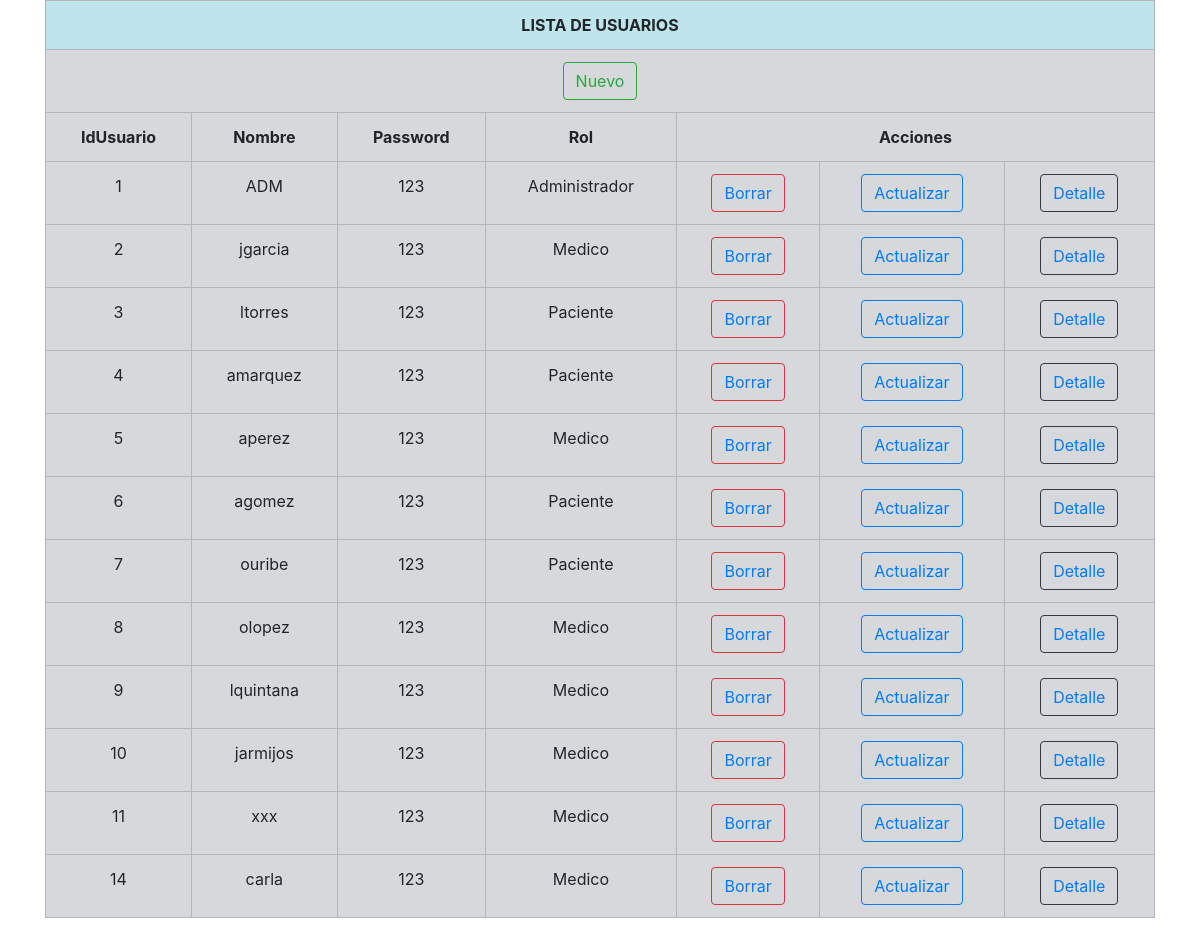
The app's page /Clases/Usuarios/usuarios.php with its own data.
### tables this page shows
CREATE TABLE IF NOT EXISTS `usuarios` (
  `IdUsuario` int NOT NULL AUTO_INCREMENT,
  `Nombre` varchar(50) NOT NULL,
  `Password` varchar(64) NOT NULL,
  `Rol` int NOT NULL,
  `Foto` varchar(20) NOT NULL,
  PRIMARY KEY (`IdUsuario`),
  KEY `fk_rol_idx` (`Rol`)
);

CREATE TABLE IF NOT EXISTS `roles` (
  `IdRol` int NOT NULL,
  `Nombre` varchar(50) NOT NULL,
  `Accion` varchar(20) DEFAULT NULL,
  PRIMARY KEY (`IdRol`)
);

### Clases/Usuarios/class.Usuarios.php (the view, shortened to what this page needs)
<?php
class usuario{
    private $con;
    function __construct($cn)
    {
        $this->con = $cn;
    }
	public function get_list(){
		$d_new = "new/0";
		$d_new_final = base64_encode($d_new);
		$html = '
		<div class="container mt-10">
    	<div class="">
		<table class="table table-hover table-bordered text-center align-middle table-secondary" >
			<tr>
				<th colspan="8" class="text-center align-middle table-info">LISTA DE USUARIOS</th>
			</tr>
			<tr>
			<th colspan="8" class="text-center align-middle" ><a class="btn btn-outline-success" href="usuarios.php?d=' . $d_new_final . '">Nuevo</a></th>
			</tr>
			<tr>
                <th class="text-center">IdUsuario</th>
                <th class="text-center">Nombre</th>
                <th class="text-center">Password</th>
                <th class="text-center">Rol</th>
				<th colspan="3">Acciones</th>
			</tr>
			</div>
			</div>';
			$sql = "SELECT usuarios.IdUsuario, usuarios.Nombre, usuarios.Password, roles.Nombre AS NombreRol
                FROM usuarios
                INNER JOIN roles ON usuarios.Rol = roles.IdRol";
		$res = $this->con->query($sql);
		while($row = $res->fetch_assoc()){
			$d_del = "del/" . $row['IdUsuario'];
			$d_del_final = base64_encode($d_del);
			$d_act = "act/" . $row['IdUsuario'];
			$d_act_final = base64_encode($d_act);
			$d_det = "det/" . $row['IdUsuario'];
			$d_det_final = base64_encode($d_det);
			$html .= '
				<tr>
                    <td class="text-center">' . $row['IdUsuario'] . '</td>
                    <td class="text-center">' . $row['Nombre'] . '</td>
                    <td class="text-center">' . $row['Password'] . '</td>
                    <td class="text-center">' . $row['NombreRol'] . '</td>
					<td><button class="btn btn-outline-danger"><a href="usuarios.php?d=' . $d_del_final . '">Borrar</a></button></td>
					<td><button class="btn btn-outline-primary"><a href="usuarios.php?d=' . $d_act_final . '">Actualizar</a></button></td>
					<td><button class="btn btn-outline-dark"><a href="usuarios.php?d=' . $d_det_final . '">Detalle</a></button></td>
				</tr>';
		}
		$html .= '
		</table>';
		return $html;
	}
}
?>

### records on screen
usuarios: IdUsuario "1", Nombre "ADM", Password "123", Rol.Nombre "Administrador"
usuarios: IdUsuario "2", Nombre "jgarcia", Password "123", Rol.Nombre "Medico"
usuarios: IdUsuario "3", Nombre "ltorres", Password "123", Rol.Nombre "Paciente"
usuarios: IdUsuario "4", Nombre "amarquez", Password "123", Rol.Nombre "Paciente"
usuarios: IdUsuario "5", Nombre "aperez", Password "123", Rol.Nombre "Medico"
usuarios: IdUsuario "6", Nombre "agomez", Password "123", Rol.Nombre "Paciente"
usuarios: IdUsuario "7", Nombre "ouribe", Password "123", Rol.Nombre "Paciente"
usuarios: IdUsuario "8", Nombre "olopez", Password "123", Rol.Nombre "Medico"
usuarios: IdUsuario "9", Nombre "lquintana", Password "123", Rol.Nombre "Medico"
usuarios: IdUsuario "10", Nombre "jarmijos", Password "123", Rol.Nombre "Medico"
usuarios: IdUsuario "11", Nombre "xxx", Password "123", Rol.Nombre "Medico"
usuarios: IdUsuario "14", Nombre "carla", Password "123", Rol.Nombre "Medico"
